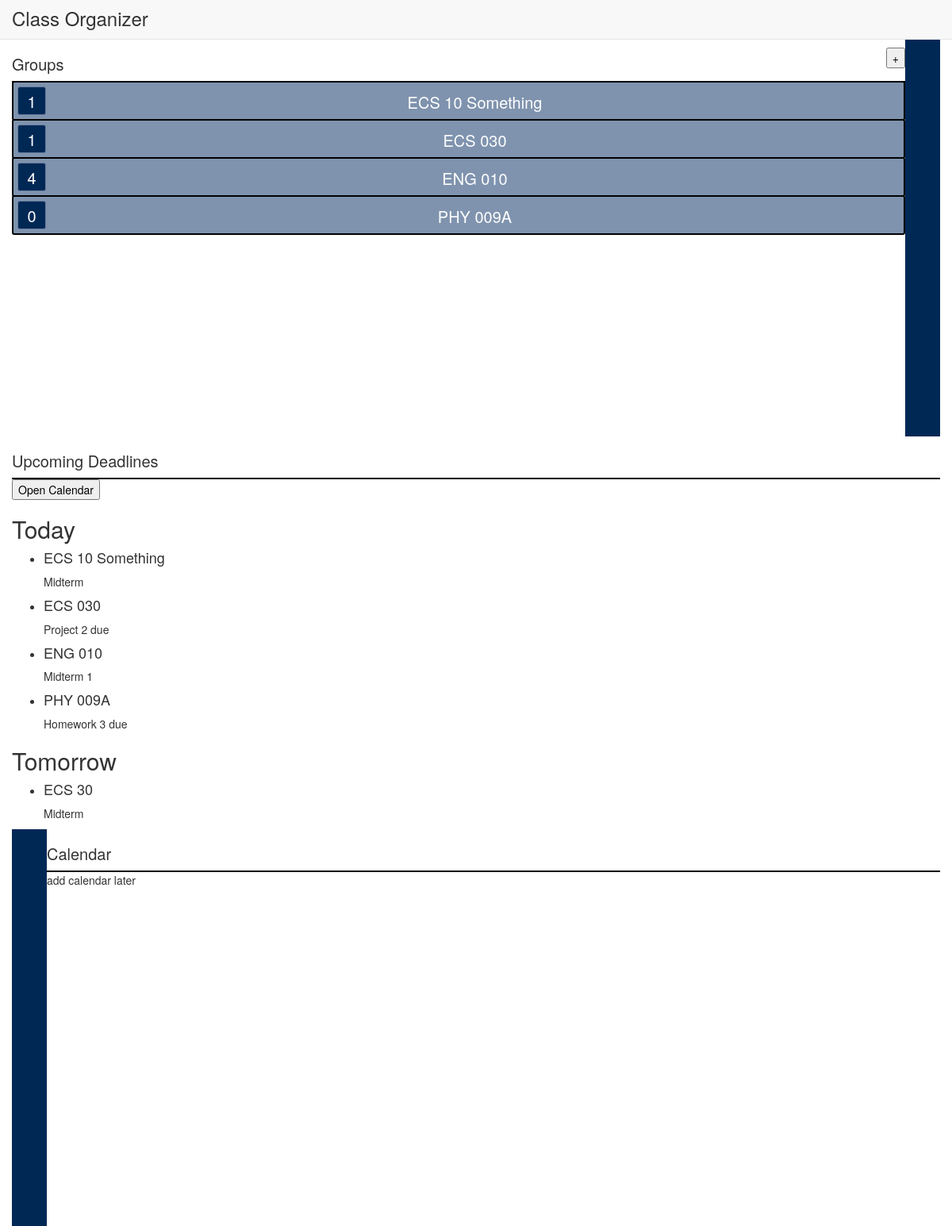
The app's page /test/ (signed in), older data.
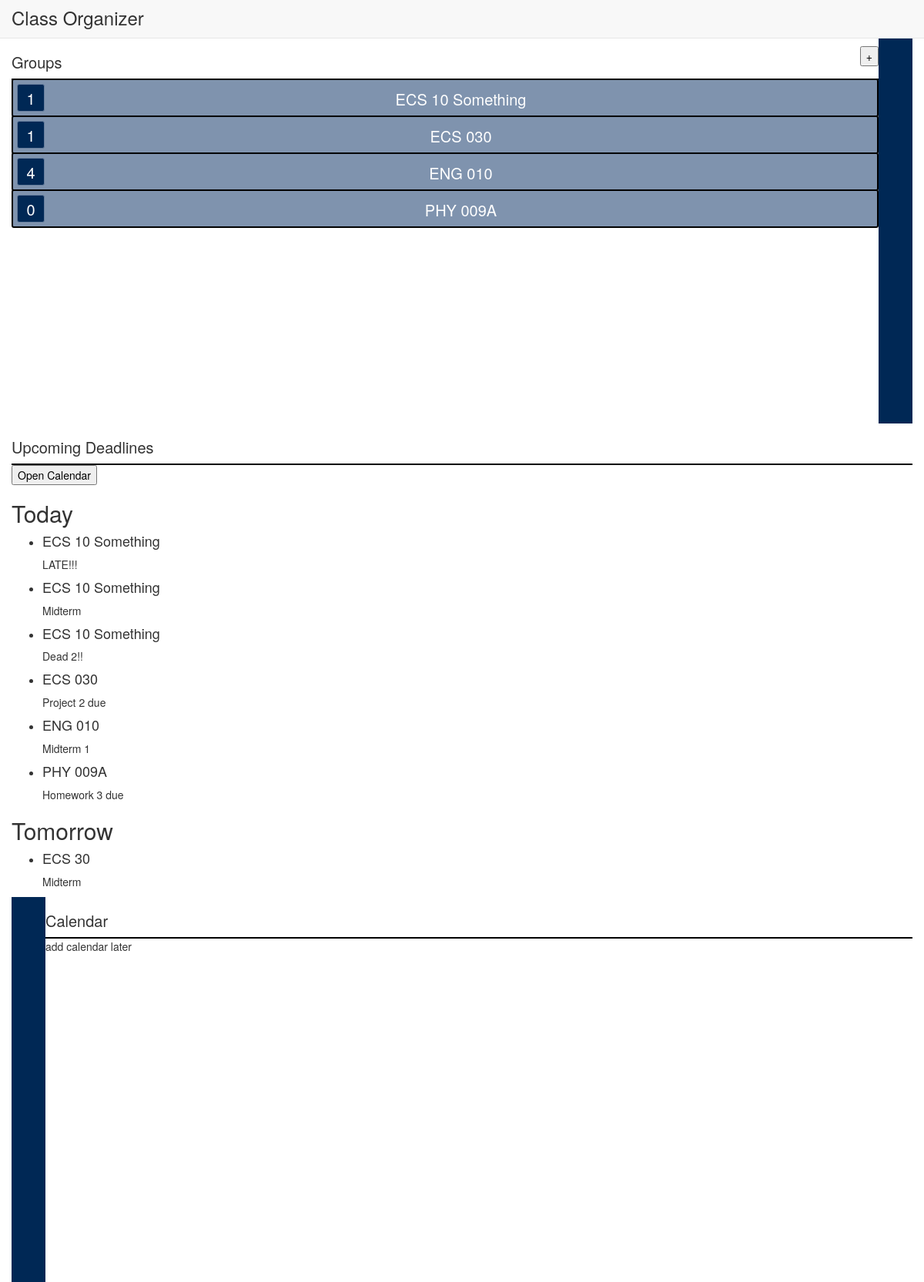
The same page, newer data.
### course/models.py (models this page shows)
class Course(TimeStampedModel):
	name = models.CharField(max_length=256)
	last_date = models.DateField(blank=True)
	owner = models.ForeignKey(User)
	def __unicode__(self):
		return self.name

class Deadline(TimeStampedModel):
	name = models.CharField(max_length=256)
	course = models.ForeignKey(Course)
	date_due = models.DateField(blank=True)
	maker = models.ForeignKey(User)
	def __unicode__(self):
		return self.name
	def __lt__(self, other):
		return self.date_due < other.date_due

### core/views.py (the view)
# urls.py: url('^test/$', 'test', name='test'),
def test(request):
	context = {'User' : request.user}
	user_courses = [course.course for course in CourseMember.objects.filter(pk=request.user.id)]
	new_updates = []
	for course in user_courses:
		new_updates.append(len(Update.objects.filter(course=course).filter(created__gte=request.user.last_login)))
	deadlines = []
	for course in user_courses:
		for deadline in Deadline.objects.filter(course=course):
			deadlines.append(deadline)
	deadlines = sorted(deadlines)
	context['deadlines'] = deadlines
	print deadlines
	context['user_courses'] = zip(user_courses, new_updates)
	return render(request, 'core/test.html', context)

### templates/core/test.html (shortened to what this page needs)
{%extends "core/base.html"%}
{%block content%}
<div class="container" id="left">
	<div class="main-content" id="groups">
		<div class="header">
			<div class="div1"><h1>Groups</h1></div>
			<div class="div2"><button type="button">+</button></div>
		</div>
		{% for course, update in user_courses %}
		<div class="group">
			<div class="notifications">
				<a href="#">{{update}}</a>
			</div>
			<a href-"#">{{course}}</a>
		</div>
		{% endfor %}
		<div class="group">
			<div class="notifications">
				<a href="#">1</a>
			</div>
			<a href="#">ECS 030</a>
		</div>
		<div class="group">
			<div class="notifications">
				<a href="#">4</a>
			</div>
			<a href="#">ENG 010</a>
		</div>
		<div class="group">
			<div class="notifications">
				<a href="#">0</a>
			</div>
			<a href="#">PHY 009A</a>
		</div>
	</div>
	<div class="side-column" id="left-bar">
	</div>
</div>
<div class="container" id="middle">
	<div id="upcoming-deadlines">
		<div class="header">
			<h1>Upcoming Deadlines</h1>
		</div>
		<button type="button">
			Open Calendar
		</button>
		<div class="deadline">
			<h2>Today</h2>
			<ul>
				{% for deadline in deadlines %}
				<li><h4>{{deadline.course}}</h4> {{deadline}} </li>
				{% endfor %}
				<li><h4>ECS 030</h4> Project 2 due</li>
				<li><h4>ENG 010</h4> Midterm 1</li>
				<li><h4>PHY 009A</h4> Homework 3 due</li>
			</ul>
		</div>
		<div class="deadline">
			<h2>Tomorrow</h2>
			<ul>
				<li><h4>ECS 30</h4> Midterm</li>
			</ul>
		</div>
	</div>
</div>
<div class="container" id="right">
	<div class="side-column" id="right-bar">
	</div>
	<div class="main-content" id="calendar">
		<div class="header">
			<h1>Calendar</h1>
		</div>
		add calendar later
	</div>
</div>
{%endblock%}

### templates/core/base.html (shortened to what this page needs)
<html>
<head>
<link href="{{ STATIC_URL }}core/css/bootstrap.min.css" rel="stylesheet">
<link href="{{ STATIC_URL }}core/css/custom.css" rel="stylesheet">
</head>
<body>
<div class="navbar navbar-default navbar-static-top">
	<div class="container">
		<div class="navbar-header">
			<div id="title-div">
				<h3 class="">Class Organizer</h3>
			</div>
		</div>
	</div>
</div>
<div class="main-page" >
{%block content%}{%endblock%}
</div>
</body>
</html>

### core/static/core/css/custom.css (style rules this page uses)
.container { padding: 0px; }
.navbar { margin: 0px; }
.container > .navbar-header { margin: 0px; }
.navbar-header div { float: left; display: block; }
#title-div { text-align: center; float: left; width: -moz-calc(100% - 2 * 44px); width: -webkit-calc(100% - 2 * 44px); width: calc(100% - 2 * 44px); }
#title-div h3 { margin: 10px 0; }
.header { float: left; margin: 0; width: 100%; border-bottom: 2px solid #000; }
.header h1 { font-size: 20px; width:; }
.header button { float: right; margin: 10px 0; }
.div1 { float: left; width: 70%; }
.notifications { float: left; width: 36px; height: 36px; background-color: #002855; color: #FFF; border: 1px solid #667D9D; border-radius: 3px; margin: 5px 0 0 5px; line-height: 36px; }
.group { text-align: center; height: 50px; line-height: 50px; float: left; display: block; width: 100%; border: 2px solid #000; border-radius: 3px; margin-top: -2px; background-color: #7F93AE; color: #FFF; }
.group a { font-size: 20px; text-decoration: none; color: #FFF; }
.main-content, .side-column { float: left; display: block; }
.main-content { width: -moz-calc(100% - 44px); width: -webkit-calc(100% - 44px); width: calc(100% - 44px); }
.side-column { background-color: #002855; height: 500px; width: 44px; }

Row changes from the older to the newer data that the page shows:
added Deadline: course "ECS 10 Something", name "LATE!!!"
added Deadline: course "ECS 10 Something", name "Dead 2!!"
